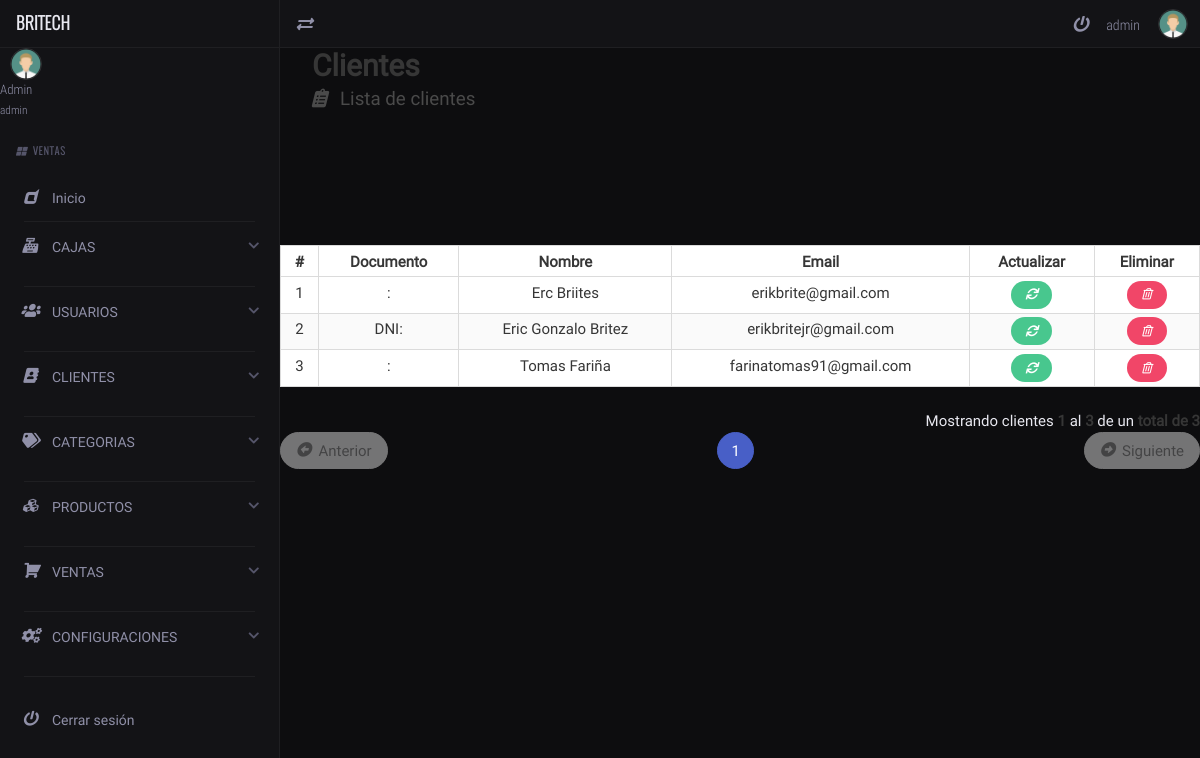
Screenshot of /clientList/ (signed in) with the database file from the repository.
### tables this page shows
CREATE TABLE `cliente` (
  `cliente_id` int NOT NULL,
  `usuario_id` int DEFAULT NULL,
  `tipo_cliente` enum('minorista','mayorista') DEFAULT 'minorista',
  `tipo_documento` varchar(20) DEFAULT NULL,
  `numero_documento` varchar(30) DEFAULT NULL,
  `provincia` varchar(50) DEFAULT NULL,
  `ciudad` varchar(50) DEFAULT NULL,
  `direccion` varchar(100) DEFAULT NULL,
  `telefono` varchar(20) DEFAULT NULL
);

CREATE TABLE `usuario` (
  `usuario_id` int NOT NULL,
  `usuario_nombre` varchar(50) DEFAULT NULL,
  `usuario_apellido` varchar(50) DEFAULT NULL,
  `usuario_email` varchar(100) DEFAULT NULL,
  `usuario_usuario` varchar(50) DEFAULT NULL,
  `usuario_clave` varchar(255) DEFAULT NULL,
  `rol` enum('admin','vendedor') DEFAULT 'vendedor',
  `email_verificado` tinyint(1) DEFAULT '0',
  `token_verificacion` varchar(100) DEFAULT NULL,
  `token_expiracion` datetime DEFAULT NULL,
  `token_reset` varchar(64) DEFAULT NULL,
  `token_reset_expiracion` datetime DEFAULT NULL,
  `usuario_foto` varchar(200) DEFAULT NULL,
  `caja_id` varchar(45) DEFAULT NULL
);

### autoload.php (called while the page is built, shortened)
<?php
    spl_autoload_register(function($clase){
        $archivo= __DIR__."/".$clase.".php";
        $archivo=str_replace("\\","/",$archivo);
    });

### app/controllers/clientController.php (the view, shortened to what this page needs)
<?php
	class clientController extends mainModel{
		public function listarClienteControlador($pagina,$registros,$url,$busqueda){
			$pagina=$this->limpiarCadena($pagina);
			$registros=$this->limpiarCadena($registros);
			$url=$this->limpiarCadena($url);
			$url=APP_URL.$url."/";
			$busqueda=$this->limpiarCadena($busqueda);
			$tabla="";
			$pagina = (isset($pagina) && $pagina>0) ? (int) $pagina : 1;
			$inicio = ($pagina>0) ? (($pagina * $registros)-$registros) : 0;
			if(isset($busqueda) && $busqueda!=""){
				$searchTerm = '%'.$busqueda.'%';
				$consulta_datos="SELECT cliente.*, usuario.usuario_nombre as cliente_nombre, usuario.usuario_apellido as cliente_apellido, usuario.usuario_email as cliente_email FROM cliente INNER JOIN usuario ON cliente.usuario_id=usuario.usuario_id WHERE ((cliente.cliente_id!='1') AND (cliente.tipo_documento LIKE :busqueda OR cliente.numero_documento LIKE :busqueda OR usuario.usuario_nombre LIKE :busqueda OR usuario.usuario_apellido LIKE :busqueda OR usuario.usuario_email LIKE :busqueda OR cliente.provincia LIKE :busqueda OR cliente.ciudad LIKE :busqueda)) ORDER BY usuario.usuario_nombre ASC LIMIT $inicio,$registros";
				$consulta_total="SELECT COUNT(cliente.cliente_id) FROM cliente INNER JOIN usuario ON cliente.usuario_id=usuario.usuario_id WHERE ((cliente.cliente_id!='1') AND (cliente.tipo_documento LIKE :busqueda OR cliente.numero_documento LIKE :busqueda OR usuario.usuario_nombre LIKE :busqueda OR usuario.usuario_apellido LIKE :busqueda OR usuario.usuario_email LIKE :busqueda OR cliente.provincia LIKE :busqueda OR cliente.ciudad LIKE :busqueda))";
				$stmtDatos = $this->conectar()->prepare($consulta_datos);
				$stmtDatos->bindValue(':busqueda', $searchTerm);
				$stmtDatos->execute();
				$datos = $stmtDatos->fetchAll();
				$stmtTotal = $this->conectar()->prepare($consulta_total);
				$stmtTotal->bindValue(':busqueda', $searchTerm);
				$stmtTotal->execute();
				$total = (int) $stmtTotal->fetchColumn();
			}else{
				$consulta_datos="SELECT cliente.*, usuario.usuario_nombre as cliente_nombre, usuario.usuario_apellido as cliente_apellido, usuario.usuario_email as cliente_email FROM cliente INNER JOIN usuario ON cliente.usuario_id=usuario.usuario_id WHERE cliente.cliente_id!='1' ORDER BY usuario.usuario_nombre ASC LIMIT $inicio,$registros";
				$consulta_total="SELECT COUNT(cliente.cliente_id) FROM cliente WHERE cliente_id!='1'";
			}
			if(!isset($datos) || !isset($total)){
				$stmtDatos = $this->conectar()->prepare($consulta_datos);
				$stmtDatos->execute();
				$datos = $stmtDatos->fetchAll();
				$stmtTotal = $this->conectar()->prepare($consulta_total);
				$stmtTotal->execute();
				$total = (int) $stmtTotal->fetchColumn();
			}
			$numeroPaginas =ceil($total/$registros);
			$tabla.='
		        <div class="table-container">
		        <table class="table is-bordered is-striped is-narrow is-hoverable is-fullwidth">
		            <thead>
		                <tr>
		                    <th class="has-text-centered">#</th>
		                    <th class="has-text-centered">Documento</th>
		                    <th class="has-text-centered">Nombre</th>
		                    <th class="has-text-centered">Email</th>
		                    <th class="has-text-centered">Actualizar</th>
		                    <th class="has-text-centered">Eliminar</th>
		                </tr>
		            </thead>
		            <tbody>
		    ';
		    if($total>=1 && $pagina<=$numeroPaginas){
				$contador=$inicio+1;
				$pag_inicio=$inicio+1;
				foreach($datos as $rows){
					$tabla.='
						<tr class="has-text-centered" >
							<td>'.$contador.'</td>
							<td>'.$rows['tipo_documento'].': '.$rows['numero_documento'].'</td>
							<td>'.$rows['cliente_nombre'].' '.$rows['cliente_apellido'].'</td>
							<td>'.$rows['cliente_email'].'</td>
			                <td>
			                    <a href="'.APP_URL.'clientUpdate/'.$rows['cliente_id'].'/" class="button is-success is-rounded is-small">
			                    	<i class="fas fa-sync fa-fw"></i>
			                    </a>
			                </td>
			                <td>
			                	<form class="FormularioAjax" action="'.APP_URL.'app/ajax/clienteAjax.php" method="POST" autocomplete="off" >
			                		<input type="hidden" name="modulo_cliente" value="eliminar">
			                		<input type="hidden" name="cliente_id" value="'.$rows['cliente_id'].'">
			                    	<button type="submit" class="button is-danger is-rounded is-small">
			                    		<i class="far fa-trash-alt fa-fw"></i>
			                    	</button>
			                    </form>
			                </td>
						</tr>
					';
					$contador++;
				}
				$pag_final=$contador-1;
			}
			$tabla.='</tbody></table></div>';
			if($total>0 && $pagina<=$numeroPaginas){
				$tabla.='<p class="has-text-right">Mostrando clientes <strong>'.$pag_inicio.'</strong> al <strong>'.$pag_final.'</strong> de un <strong>total de '.$total.'</strong></p>';
				$tabla.=$this->paginadorTablas($pagina,$numeroPaginas,$url,7);
			}
			return $tabla;
		}
	}

### app/views/css/all.css (style rules this page uses)
.fa-sync:before { content: "\f021"; }
.fa-trash-alt:before { content: "\f2ed"; }
.far { font-family: 'Font Awesome 5 Free'; font-weight: 400; }

### app/views/css/estilos.css (style rules this page uses)
:root { --bg-primary: #0d0d0f; --bg-secondary: #131316; --bg-tertiary: #1a1a1f; --bg-elevated: #1f1f26; --bg-hover: #25252e; --border-subtle: rgba(255, 255, 255, 0.05); --border-soft: rgba(255, 255, 255, 0.08); --border-mid: rgba(255, 255, 255, 0.12); --accent: #6c63ff; --accent-dim: rgba(108, 99, 255, 0.15); --accent-glow: rgba(108, 99, 255, 0.08); --text-primary: #e8e8f0; --text-secondary:#9090a8; --text-muted: #55556a; --text-on-accent:#ffffff; --nav-height: 48px; --nav-width: 280px; --radius-sm: 6px; --radius-md: 10px; --radius-lg: 14px; --transition: all 0.25s cubic-bezier(0.4, 0, 0.2, 1); }
*, *::before, *::after { box-sizing: border-box; margin: 0; padding: 0; }
html, body { height: 100%; width: 100%; font-size: 15px; font-family: "RobotoRegular", system-ui, sans-serif; background-color: var(--bg-primary); color: var(--text-primary); -webkit-font-smoothing: antialiased; -moz-osx-font-smoothing: grayscale; }
a { color: inherit; text-decoration: none; }

### rows the page displays
cliente: usuario.usuario_nombre "Erc", usuario.usuario_apellido "Briites", usuario.usuario_email "erikbrite@gmail.com"
cliente: tipo_documento "DNI", usuario.usuario_nombre "Eric Gonzalo", usuario.usuario_apellido "Britez", usuario.usuario_email "erikbritejr@gmail.com"
cliente: usuario.usuario_nombre "Tomas", usuario.usuario_apellido "Fariña", usuario.usuario_email "farinatomas91@gmail.com"

### other values shown
$_SESSION['nombre'] "Admin"
$_SESSION['usuario'] "admin"
APP_NAME "VENTAS"
$pag_inicio "1"
$pag_final "3"
$total "3"
